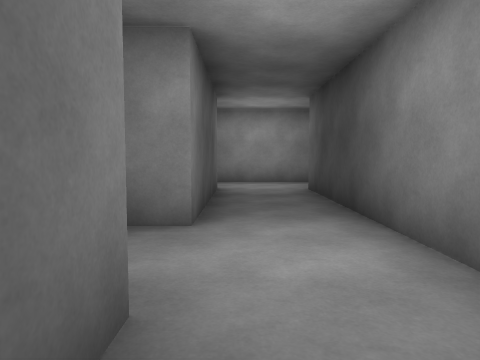
view 1 (above)

24 first-person views from a walk through a scene from a Unity 3-D project. The camera is 1.3 m above the floor, tilts 4° down and sees 70° across. The floor is counted in squares, 1.8 m on a side. Each view is taken from the middle of a square. On the plan, view 1 faces up. The plan holds only what a view shows up to about 11 squares ahead; the rest is blank. The place goes on beyond the plan. The player is left out. Surface patterns are stand-ins for the level's own textures.

view 2
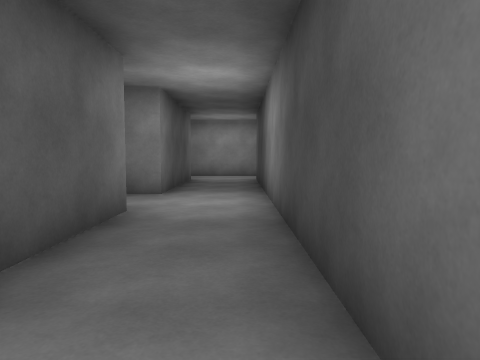

view 3
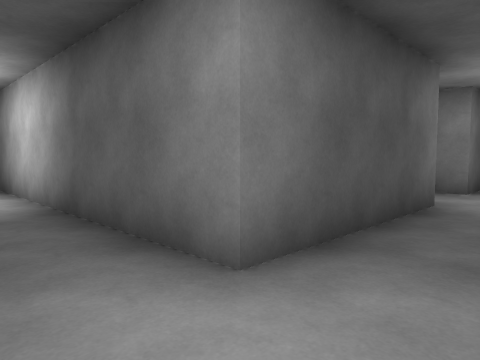

view 4
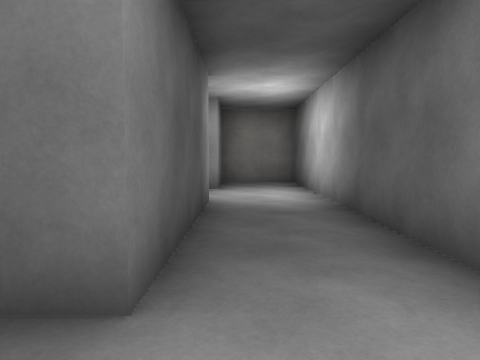

view 5
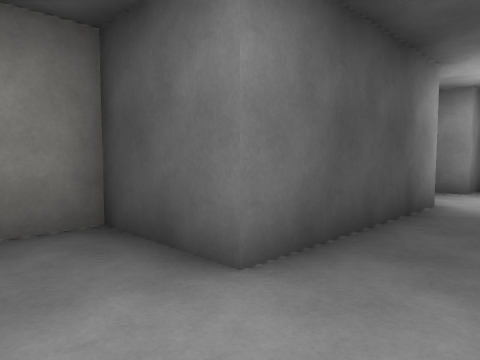

view 6
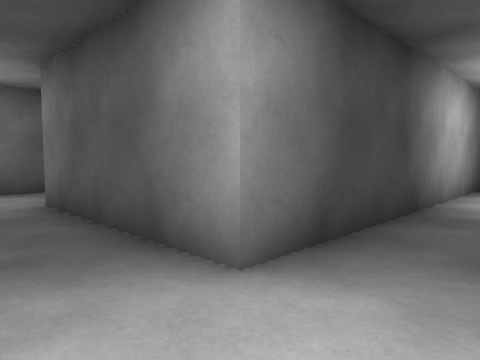

view 7
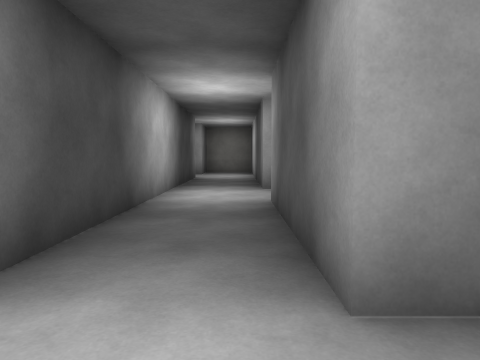

view 8
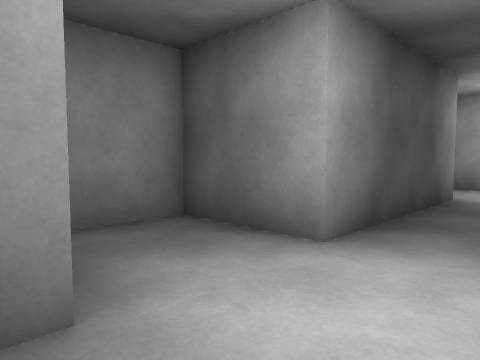

view 9
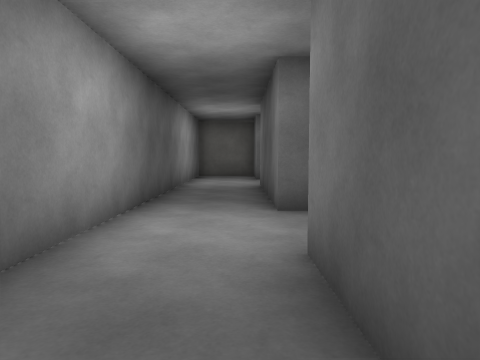

view 10
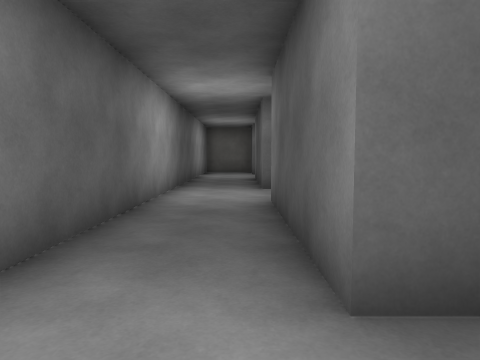

view 11
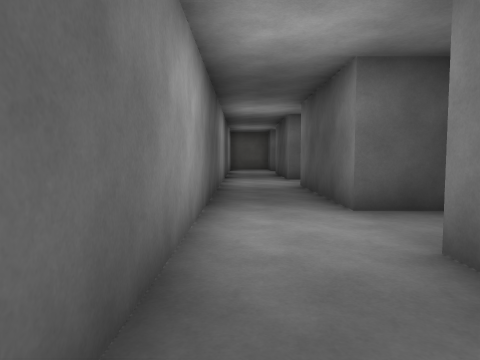

view 12
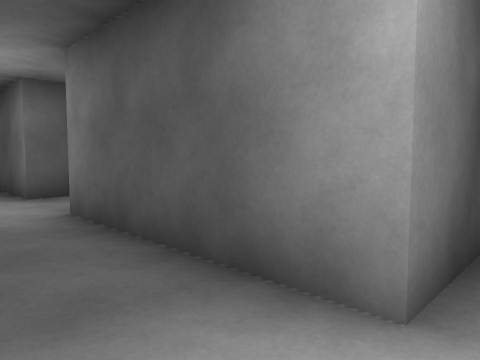

view 13
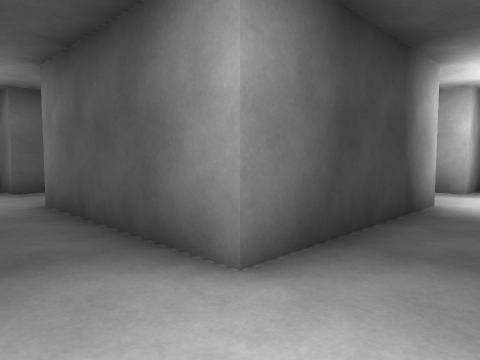

view 14
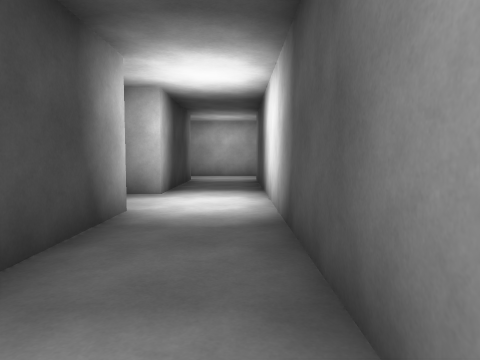

view 15
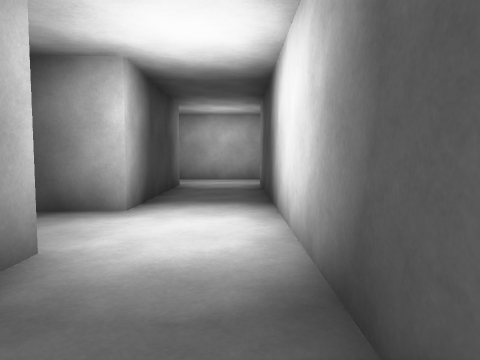

view 16
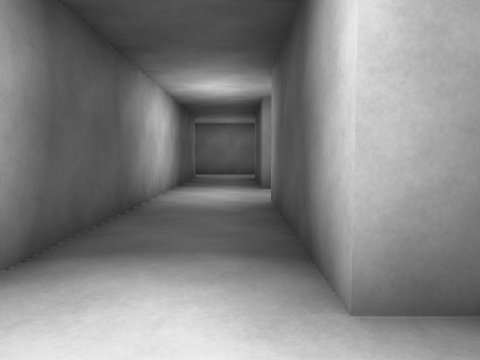

view 17
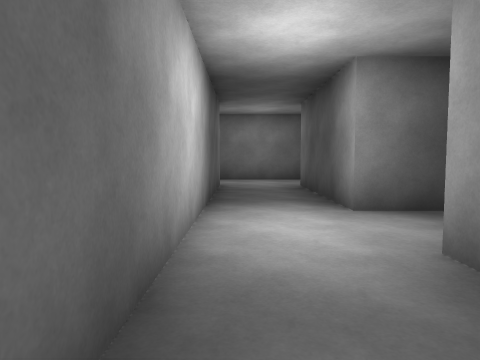

view 18
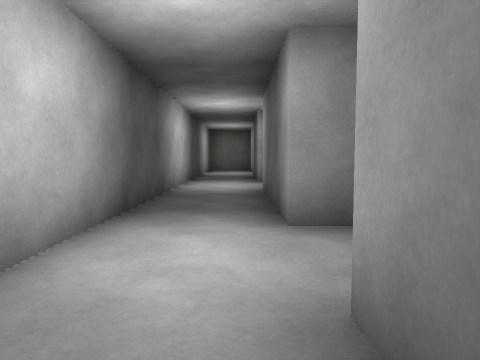

view 19
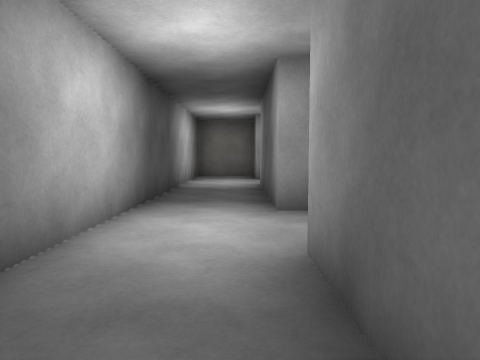

view 20
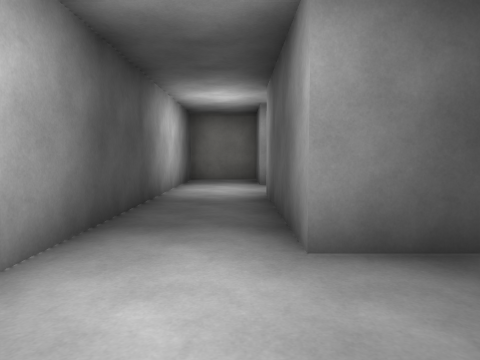

view 21
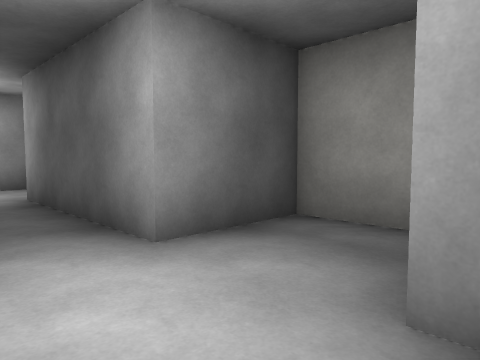

view 22
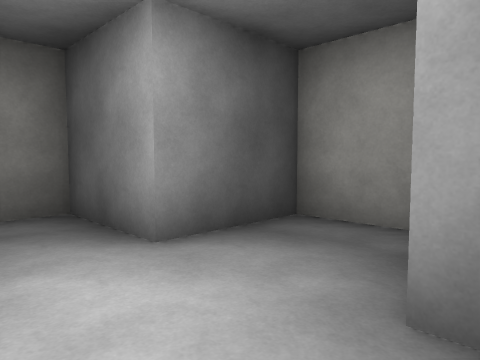

view 23
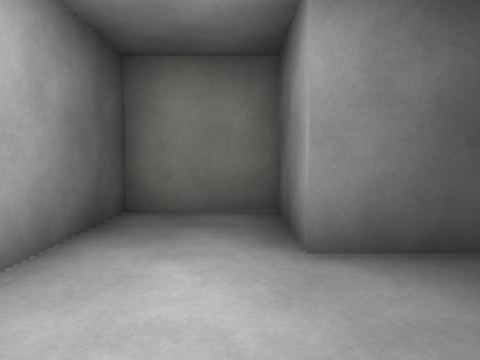

view 24
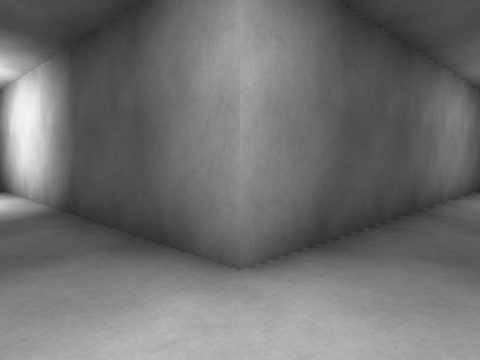

### Floor plan
Points are (right, up) in squares from view 1. A wall is a line through its corners. A room is listed if a view was taken in it or the views show most of it. See-through windows are left out.
Room 1 (views 1, 2, 3, 4, 5, 6, 7, 8, 9, 10, 11, 12, 13, 14, 15, 16, 17, 18, 19, 20, 21, 22, 23, 24)
walls: (-10.5, 3.5) (-10.5, 7.5) (-6.5, 7.5); (-4.5, 6.2) (-4.5, 7.5) (-0.5, 7.5) (-0.5, 3.5) (-10, 3.5); (-19.5, 7.5) (-12.5, 7.5) (-12.5, -2.5) (-16.5, -2.5); (-4.5, 0.2) (-4.5, 1.5) (-0.5, 1.5) (-0.5, -2.5) (-10.5, -2.5) (-10.5, 1.5) (-6.5, 1.5); (-17.1, -0.5) (-18.5, -0.5) (-18.5, -2.5) (-22.5, -2.5); (-8.5, -2.4) (-8.5, -4.5) (-6.5, -4.5) (-6.5, -8.5) (-8.5, -8.5) (-8.5, -9.9); (-23.1, -0.5) (-24.5, -0.5) (-24.5, -2.5) (-26.5, -2.5) (-26.5, -4.5) (-10.1, -4.5); (1.5, -2.4) (1.5, 7.5) (5.5, 7.5); (1.5, -5.1) (1.5, -4.3); (-6.5, -10.4) (-6.5, -11.5); (8.1, 9.5) (-8.4, 9.5); (-4.5, -11.5) (-4.5, -4.5) (-0.5, -4.5) (-0.5, -6.5) (0.5, -6.5)

Where each view was taken, in squares from view 1:
view 1: 0 up, 0 right, facing up
view 2: 3 down, 1 right, facing up
view 3: 4 down, 1 right, facing up-left
view 4: 4 down, 1 right, facing left
view 5: 3 down, 1 right, facing down-left
view 6: 3 down, 6 left, facing down-right
view 7: 3 down, 6 left, facing down
view 8: 11 down, 5 left, facing up-left
view 9: 8 up, 3 left, facing right
view 10: 8 up, 6 left, facing right
view 11: 9 up, 9 left, facing right
view 12: 9 up, 11 left, facing down-right
view 13: 9 up, 12 left, facing down-right
view 14: 8 up, 12 left, facing down
view 15: 6 up, 12 left, facing down
view 16: 2 up, 12 left, facing right
view 17: 3 up, 9 left, facing right
view 18: 3 down, 9 left, facing left
view 19: 3 down, 14 left, facing left
view 20: 3 down, 16 left, facing left
view 21: 4 down, 16 left, facing up-left
view 22: 4 down, 22 left, facing up-left
view 23: 3 down, 22 left, facing left
view 24: 9 up, 11 left, facing down-left
